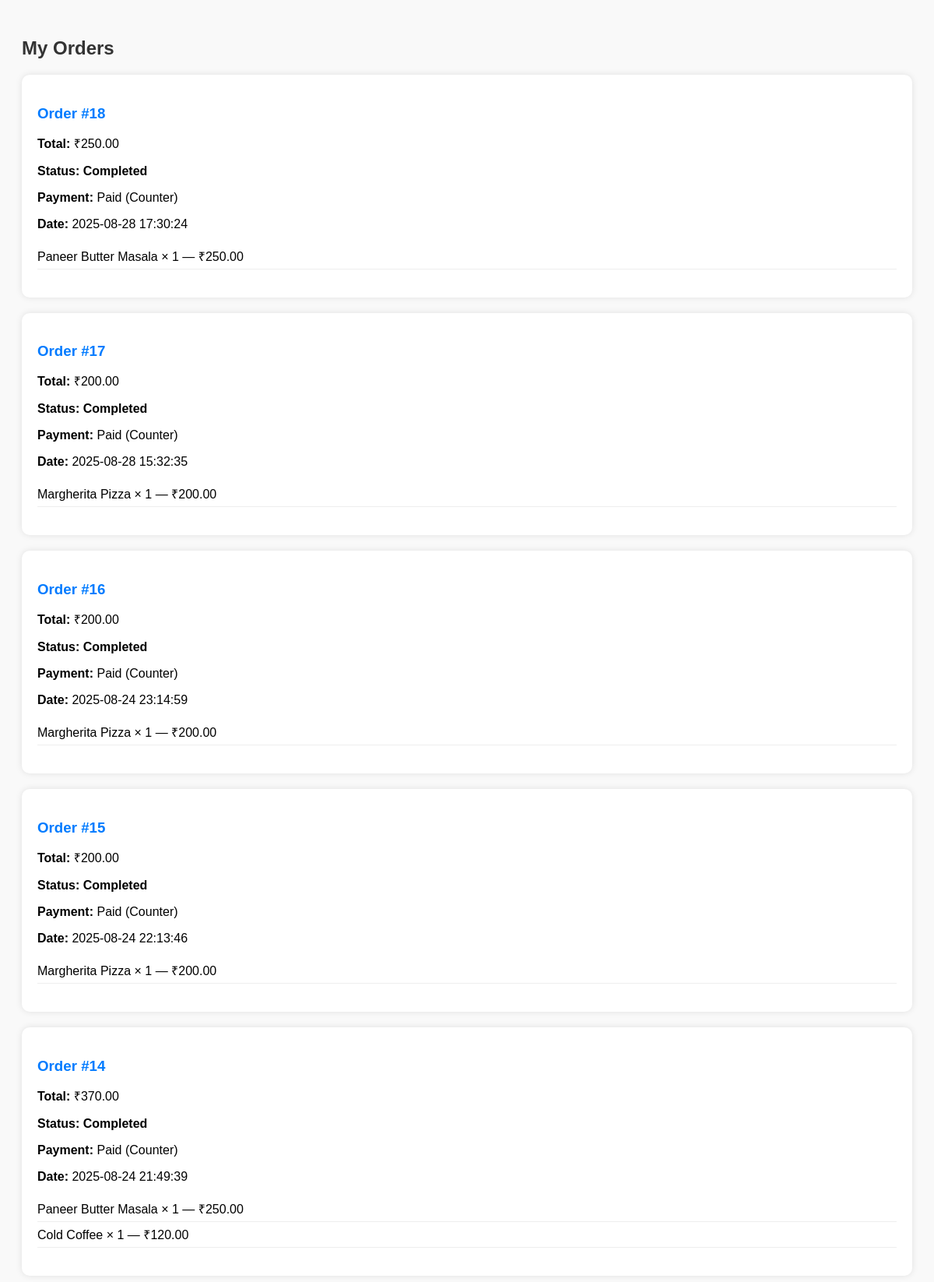
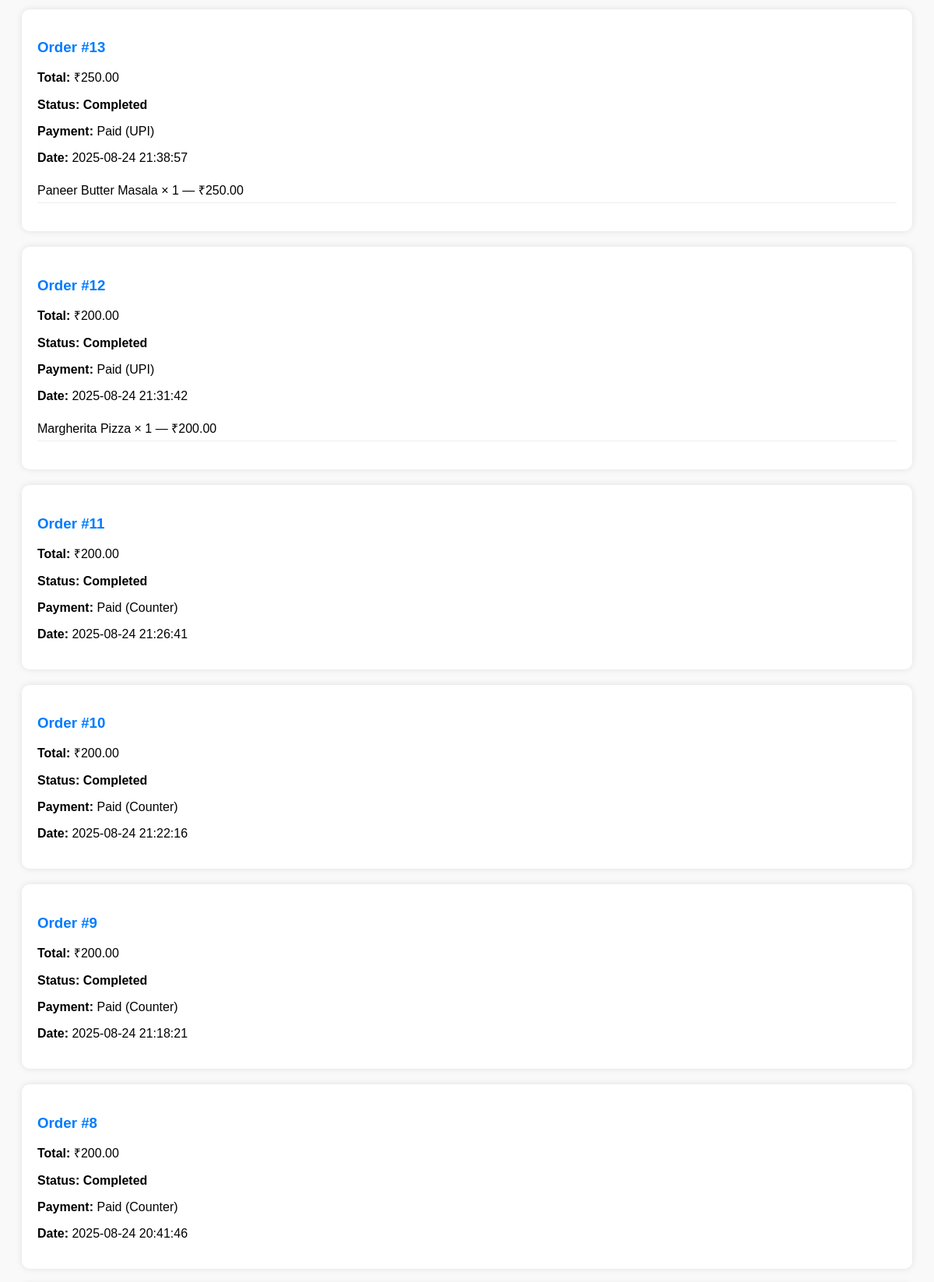
Screenshot of /my_orders.php (signed in, upper part) with the database file from the repository (2 pictures, top to bottom).
### tables this page shows
CREATE TABLE `orders` (
  `id` int(11) NOT NULL,
  `user_id` int(11) NOT NULL,
  `total_amount` decimal(10,2) NOT NULL,
  `order_status` varchar(50) NOT NULL DEFAULT 'pending',
  `created_at` timestamp NOT NULL DEFAULT current_timestamp(),
  `payment_method` enum('UPI','Counter') DEFAULT 'Counter',
  `payment_status` enum('unpaid','paid') DEFAULT 'unpaid',
  `coupon_code` varchar(50) DEFAULT NULL
);

CREATE TABLE `order_items` (
  `id` int(11) NOT NULL,
  `order_id` int(11) NOT NULL,
  `item_name` varchar(255) NOT NULL,
  `quantity` int(11) NOT NULL,
  `price` decimal(10,2) NOT NULL
);

### my_orders.php (the view, shortened to what this page needs)
<?php
include 'db.php';
$user_id = $_SESSION['user_id'];
$sql = "SELECT * FROM orders WHERE user_id = ? ORDER BY created_at DESC";
$stmt = $conn->prepare($sql);
$stmt->bind_param("i", $user_id);
$stmt->execute();
$orders = $stmt->get_result();
?>
<!DOCTYPE html>
<html lang="en">
<head>
</head>
<body>
    <h2>My Orders</h2>
    <?php if ($orders->num_rows > 0): ?>
        <?php while ($order = $orders->fetch_assoc()): ?>
            <div class="order-box">
                <h3>Order #<?php echo $order['id']; ?></h3>
                <p><b>Total:</b> ₹<?php echo number_format($order['total_amount'], 2); ?></p>
                <p><b>Status:</b> <span class="status"><?php echo ucfirst($order['order_status']); ?></span></p>
                <p><b>Payment:</b> <?php echo ucfirst($order['payment_status']); ?> (<?php echo $order['payment_method'] ?? 'N/A'; ?>)</p>
                <p><b>Date:</b> <?php echo $order['created_at']; ?></p>
                <?php
                $itemSql = "SELECT * FROM order_items WHERE order_id = ?";
                $itemStmt = $conn->prepare($itemSql);
                $itemStmt->bind_param("i", $order['id']);
                $itemStmt->execute();
                $items = $itemStmt->get_result();
                ?>
                <ul>
                    <?php while ($item = $items->fetch_assoc()): ?>
                        <li><?php echo $item['item_name']; ?> × <?php echo $item['quantity']; ?> — ₹<?php echo $item['price']; ?></li>
                    <?php endwhile; ?>
                </ul>
            </div>
        <?php endwhile; ?>
    <?php else: ?>
        <p>You have no orders yet. <a href="menu.php">Go to Menu</a></p>
    <?php endif; ?>
</body>
</html>

### my_orders.php (style rules this page uses)
body { font-family: Arial, sans-serif; background: #f9f9f9; padding: 20px; }
.order-box { background: #fff; margin: 20px 0; padding: 20px; border-radius: 10px; box-shadow: 0 0 8px rgba(0,0,0,0.1); }
h2 { color: #333; }
h3 { color: #007bff; margin-bottom: 10px; }
ul { list-style: none; padding: 0; }
li { padding: 5px 0; border-bottom: 1px solid #eee; }
.status { font-weight: bold; }

### rows the page displays
orders: id "18", total_amount "250.00", order_status "Completed", payment_status "Paid", payment_method "Counter", created_at "2025-08-28 17:30:24"
order_items: item_name "Paneer Butter Masala", quantity "1", price "250.00"
orders: id "17", total_amount "200.00", order_status "Completed", payment_status "Paid", payment_method "Counter", created_at "2025-08-28 15:32:35"
order_items: item_name "Margherita Pizza", quantity "1", price "200.00"
orders: id "16", total_amount "200.00", order_status "Completed", payment_status "Paid", payment_method "Counter", created_at "2025-08-24 23:14:59"
order_items: item_name "Margherita Pizza", quantity "1", price "200.00"
orders: id "15", total_amount "200.00", order_status "Completed", payment_status "Paid", payment_method "Counter", created_at "2025-08-24 22:13:46"
order_items: item_name "Margherita Pizza", quantity "1", price "200.00"
orders: id "14", total_amount "370.00", order_status "Completed", payment_status "Paid", payment_method "Counter", created_at "2025-08-24 21:49:39"
order_items: item_name "Paneer Butter Masala", quantity "1", price "250.00"
order_items: item_name "Cold Coffee", quantity "1", price "120.00"
orders: id "13", total_amount "250.00", order_status "Completed", payment_status "Paid", payment_method "UPI", created_at "2025-08-24 21:38:57"
order_items: item_name "Paneer Butter Masala", quantity "1", price "250.00"
orders: id "12", total_amount "200.00", order_status "Completed", payment_status "Paid", payment_method "UPI", created_at "2025-08-24 21:31:42"
order_items: item_name "Margherita Pizza", quantity "1", price "200.00"
orders: id "11", total_amount "200.00", order_status "Completed", payment_status "Paid", payment_method "Counter", created_at "2025-08-24 21:26:41"
orders: id "10", total_amount "200.00", order_status "Completed", payment_status "Paid", payment_method "Counter", created_at "2025-08-24 21:22:16"
orders: id "9", total_amount "200.00", order_status "Completed", payment_status "Paid", payment_method "Counter", created_at "2025-08-24 21:18:21"
orders: id "8", total_amount "200.00", order_status "Completed", payment_status "Paid", payment_method "Counter", created_at "2025-08-24 20:41:46"
